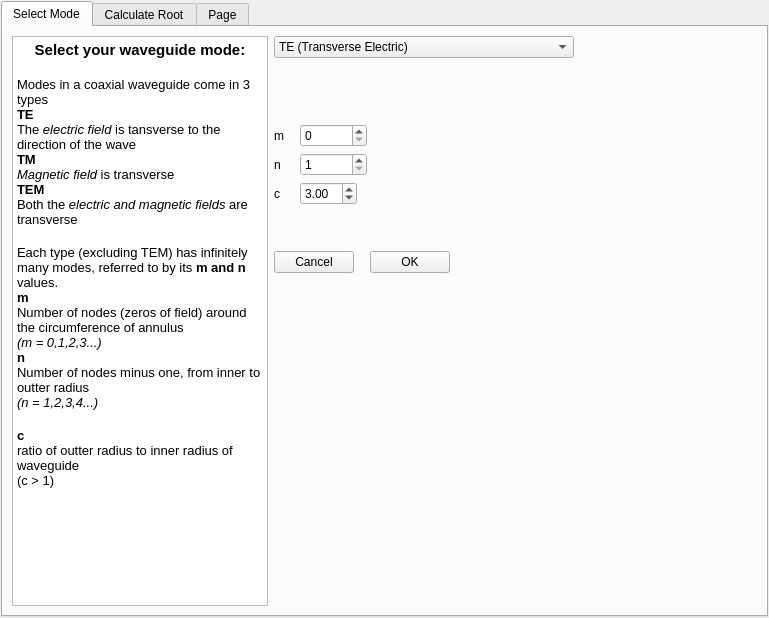
<?xml version="1.0" encoding="UTF-8"?>
<ui version="4.0">
 <class>WaveguideViewer_MainWindow</class>
 <widget class="QMainWindow" name="WaveguideViewer_MainWindow">
  <property name="geometry">
   <rect>
    <x>0</x>
    <y>0</y>
    <width>769</width>
    <height>618</height>
   </rect>
  </property>
  <property name="windowTitle">
   <string>MainWindow</string>
  </property>
  <widget class="QWidget" name="centralwidget">
   <layout class="QVBoxLayout" name="verticalLayout">
    <property name="margin">
     <number>1</number>
    </property>
    <item>
     <widget class="QTabWidget" name="tabWidget">
      <property name="currentIndex">
       <number>0</number>
      </property>
      <widget class="QWidget" name="selectMode_tab">
       <attribute name="title">
        <string>Select Mode</string>
       </attribute>
       <layout class="QHBoxLayout" name="horizontalLayout">
        <item>
         <widget class="QTextBrowser" name="textBrowser">
          <property name="sizePolicy">
           <sizepolicy hsizetype="Fixed" vsizetype="Expanding">
            <horstretch>0</horstretch>
            <verstretch>0</verstretch>
           </sizepolicy>
          </property>
          <property name="maximumSize">
           <size>
            <width>300</width>
            <height>16777215</height>
           </size>
          </property>
          <property name="html">
           <string>&lt;!DOCTYPE HTML PUBLIC &quot;-//W3C//DTD HTML 4.0//EN&quot; &quot;http://www.w3.org/TR/REC-html40/strict.dtd&quot;&gt;
&lt;html&gt;&lt;head&gt;&lt;meta name=&quot;qrichtext&quot; content=&quot;1&quot; /&gt;&lt;style type=&quot;text/css&quot;&gt;
p, li { white-space: pre-wrap; }
&lt;/style&gt;&lt;/head&gt;&lt;body style=&quot; font-family:'Ubuntu'; font-size:11pt; font-weight:400; font-style:normal;&quot;&gt;
&lt;p align=&quot;center&quot; style=&quot; margin-top:0px; margin-bottom:0px; margin-left:0px; margin-right:0px; -qt-block-indent:0; text-indent:0px;&quot;&gt;&lt;span style=&quot; font-weight:600;&quot;&gt;Select your waveguide mode:&lt;/span&gt;&lt;/p&gt;
&lt;p style=&quot;-qt-paragraph-type:empty; margin-top:0px; margin-bottom:0px; margin-left:0px; margin-right:0px; -qt-block-indent:0; text-indent:0px;&quot;&gt;&lt;br /&gt;&lt;/p&gt;
&lt;p style=&quot; margin-top:0px; margin-bottom:0px; margin-left:0px; margin-right:0px; -qt-block-indent:0; text-indent:0px;&quot;&gt;&lt;span style=&quot; font-size:10pt;&quot;&gt;Modes in a coaxial waveguide come in 3 types&lt;/span&gt;&lt;/p&gt;
&lt;p style=&quot; margin-top:0px; margin-bottom:0px; margin-left:0px; margin-right:0px; -qt-block-indent:0; text-indent:0px;&quot;&gt;&lt;span style=&quot; font-size:10pt; font-weight:600;&quot;&gt;TE&lt;/span&gt;&lt;/p&gt;
&lt;p style=&quot; margin-top:0px; margin-bottom:0px; margin-left:0px; margin-right:0px; -qt-block-indent:0; text-indent:0px;&quot;&gt;&lt;span style=&quot; font-size:10pt;&quot;&gt;The &lt;/span&gt;&lt;span style=&quot; font-size:10pt; font-style:italic;&quot;&gt;electric field&lt;/span&gt;&lt;span style=&quot; font-size:10pt;&quot;&gt; is tansverse to the direction of the wave&lt;/span&gt;&lt;/p&gt;
&lt;p style=&quot; margin-top:0px; margin-bottom:0px; margin-left:0px; margin-right:0px; -qt-block-indent:0; text-indent:0px;&quot;&gt;&lt;span style=&quot; font-size:10pt; font-weight:600;&quot;&gt;TM&lt;/span&gt;&lt;/p&gt;
&lt;p style=&quot; margin-top:0px; margin-bottom:0px; margin-left:0px; margin-right:0px; -qt-block-indent:0; text-indent:0px;&quot;&gt;&lt;span style=&quot; font-size:10pt; font-style:italic;&quot;&gt;Magnetic field&lt;/span&gt;&lt;span style=&quot; font-size:10pt;&quot;&gt; is transverse&lt;/span&gt;&lt;/p&gt;
&lt;p style=&quot; margin-top:0px; margin-bottom:0px; margin-left:0px; margin-right:0px; -qt-block-indent:0; text-indent:0px;&quot;&gt;&lt;span style=&quot; font-size:10pt; font-weight:600;&quot;&gt;TEM&lt;/span&gt;&lt;/p&gt;
&lt;p style=&quot; margin-top:0px; margin-bottom:0px; margin-left:0px; margin-right:0px; -qt-block-indent:0; text-indent:0px;&quot;&gt;&lt;span style=&quot; font-size:10pt;&quot;&gt;Both the &lt;/span&gt;&lt;span style=&quot; font-size:10pt; font-style:italic;&quot;&gt;electric and magnetic fields&lt;/span&gt;&lt;span style=&quot; font-size:10pt;&quot;&gt; are transverse&lt;/span&gt;&lt;/p&gt;
&lt;p style=&quot;-qt-paragraph-type:empty; margin-top:0px; margin-bottom:0px; margin-left:0px; margin-right:0px; -qt-block-indent:0; text-indent:0px;&quot;&gt;&lt;br /&gt;&lt;/p&gt;
&lt;p style=&quot; margin-top:0px; margin-bottom:0px; margin-left:0px; margin-right:0px; -qt-block-indent:0; text-indent:0px;&quot;&gt;&lt;span style=&quot; font-size:10pt;&quot;&gt;Each type (excluding TEM) has infinitely many modes, referred to by its &lt;/span&gt;&lt;span style=&quot; font-size:10pt; font-weight:600;&quot;&gt;m and n&lt;/span&gt;&lt;span style=&quot; font-size:10pt;&quot;&gt; values.&lt;/span&gt;&lt;/p&gt;
&lt;p style=&quot; margin-top:0px; margin-bottom:0px; margin-left:0px; margin-right:0px; -qt-block-indent:0; text-indent:0px;&quot;&gt;&lt;span style=&quot; font-size:10pt; font-weight:600;&quot;&gt;m&lt;/span&gt;&lt;/p&gt;
&lt;p style=&quot; margin-top:0px; margin-bottom:0px; margin-left:0px; margin-right:0px; -qt-block-indent:0; text-indent:0px;&quot;&gt;&lt;span style=&quot; font-size:10pt;&quot;&gt;Number of nodes (zeros of field) around the circumference of annulus &lt;/span&gt;&lt;/p&gt;
&lt;p style=&quot; margin-top:0px; margin-bottom:0px; margin-left:0px; margin-right:0px; -qt-block-indent:0; text-indent:0px;&quot;&gt;&lt;span style=&quot; font-size:10pt; font-style:italic;&quot;&gt;(m = 0,1,2,3...)&lt;/span&gt;&lt;/p&gt;
&lt;p style=&quot; margin-top:0px; margin-bottom:0px; margin-left:0px; margin-right:0px; -qt-block-indent:0; text-indent:0px;&quot;&gt;&lt;span style=&quot; font-size:10pt; font-weight:600;&quot;&gt;n&lt;/span&gt;&lt;span style=&quot; font-size:10pt;&quot;&gt; &lt;/span&gt;&lt;/p&gt;
&lt;p style=&quot; margin-top:0px; margin-bottom:0px; margin-left:0px; margin-right:0px; -qt-block-indent:0; text-indent:0px;&quot;&gt;&lt;span style=&quot; font-size:10pt;&quot;&gt;Number of nodes minus one, from inner to outter radius &lt;/span&gt;&lt;/p&gt;
&lt;p style=&quot; margin-top:0px; margin-bottom:0px; margin-left:0px; margin-right:0px; -qt-block-indent:0; text-indent:0px;&quot;&gt;&lt;span style=&quot; font-size:10pt; font-style:italic;&quot;&gt;(n = 1,2,3,4...)&lt;/span&gt;&lt;/p&gt;
&lt;p style=&quot;-qt-paragraph-type:empty; margin-top:0px; margin-bottom:0px; margin-left:0px; margin-right:0px; -qt-block-indent:0; text-indent:0px;&quot;&gt;&lt;br /&gt;&lt;/p&gt;
&lt;p style=&quot; margin-top:0px; margin-bottom:0px; margin-left:0px; margin-right:0px; -qt-block-indent:0; text-indent:0px;&quot;&gt;&lt;span style=&quot; font-size:10pt; font-weight:600;&quot;&gt;c&lt;/span&gt;&lt;/p&gt;
&lt;p style=&quot; margin-top:0px; margin-bottom:0px; margin-left:0px; margin-right:0px; -qt-block-indent:0; text-indent:0px;&quot;&gt;&lt;span style=&quot; font-size:10pt;&quot;&gt;ratio of outter radius to inner radius of waveguide&lt;/span&gt;&lt;/p&gt;
&lt;p style=&quot; margin-top:0px; margin-bottom:0px; margin-left:0px; margin-right:0px; -qt-block-indent:0; text-indent:0px;&quot;&gt;&lt;span style=&quot; font-size:10pt;&quot;&gt;(c &amp;gt; 1)&lt;/span&gt;&lt;/p&gt;
&lt;p style=&quot;-qt-paragraph-type:empty; margin-top:0px; margin-bottom:0px; margin-left:0px; margin-right:0px; -qt-block-indent:0; text-indent:0px; font-size:10pt;&quot;&gt;&lt;br /&gt;&lt;/p&gt;
&lt;p style=&quot;-qt-paragraph-type:empty; margin-top:0px; margin-bottom:0px; margin-left:0px; margin-right:0px; -qt-block-indent:0; text-indent:0px; font-size:10pt;&quot;&gt;&lt;br /&gt;&lt;/p&gt;&lt;/body&gt;&lt;/html&gt;</string>
          </property>
         </widget>
        </item>
        <item>
         <layout class="QVBoxLayout" name="verticalLayout_3">
          <item>
           <widget class="QComboBox" name="mode_comboBox">
            <property name="maximumSize">
             <size>
              <width>300</width>
              <height>16777215</height>
             </size>
            </property>
            <item>
             <property name="text">
              <string>TE (Transverse Electric)</string>
             </property>
            </item>
            <item>
             <property name="text">
              <string>TM (Transverse Magnetic)</string>
             </property>
            </item>
            <item>
             <property name="text">
              <string>TEM (Transverse Electric-Magnetic)</string>
             </property>
            </item>
           </widget>
          </item>
          <item>
           <spacer name="verticalSpacer_2">
            <property name="orientation">
             <enum>Qt::Vertical</enum>
            </property>
            <property name="sizeType">
             <enum>QSizePolicy::Fixed</enum>
            </property>
            <property name="sizeHint" stdset="0">
             <size>
              <width>20</width>
              <height>60</height>
             </size>
            </property>
           </spacer>
          </item>
          <item>
           <layout class="QHBoxLayout" name="horizontalLayout_2">
            <item>
             <widget class="QLabel" name="label">
              <property name="sizePolicy">
               <sizepolicy hsizetype="Fixed" vsizetype="Preferred">
                <horstretch>0</horstretch>
                <verstretch>0</verstretch>
               </sizepolicy>
              </property>
              <property name="minimumSize">
               <size>
                <width>20</width>
                <height>0</height>
               </size>
              </property>
              <property name="text">
               <string>m</string>
              </property>
             </widget>
            </item>
            <item>
             <widget class="QSpinBox" name="m_spinBox">
              <property name="minimumSize">
               <size>
                <width>67</width>
                <height>0</height>
               </size>
              </property>
              <property name="maximum">
               <number>100</number>
              </property>
             </widget>
            </item>
            <item>
             <spacer name="horizontalSpacer">
              <property name="orientation">
               <enum>Qt::Horizontal</enum>
              </property>
              <property name="sizeHint" stdset="0">
               <size>
                <width>40</width>
                <height>20</height>
               </size>
              </property>
             </spacer>
            </item>
           </layout>
          </item>
          <item>
           <layout class="QHBoxLayout" name="horizontalLayout_3">
            <item>
             <widget class="QLabel" name="label_2">
              <property name="sizePolicy">
               <sizepolicy hsizetype="Fixed" vsizetype="Preferred">
                <horstretch>0</horstretch>
                <verstretch>0</verstretch>
               </sizepolicy>
              </property>
              <property name="minimumSize">
               <size>
                <width>20</width>
                <height>0</height>
               </size>
              </property>
              <property name="text">
               <string>n</string>
              </property>
             </widget>
            </item>
            <item>
             <widget class="QSpinBox" name="n_spinBox">
              <property name="sizePolicy">
               <sizepolicy hsizetype="Minimum" vsizetype="Fixed">
                <horstretch>0</horstretch>
                <verstretch>0</verstretch>
               </sizepolicy>
              </property>
              <property name="minimumSize">
               <size>
                <width>67</width>
                <height>0</height>
               </size>
              </property>
              <property name="minimum">
               <number>1</number>
              </property>
              <property name="maximum">
               <number>100</number>
              </property>
             </widget>
            </item>
            <item>
             <spacer name="horizontalSpacer_3">
              <property name="orientation">
               <enum>Qt::Horizontal</enum>
              </property>
              <property name="sizeHint" stdset="0">
               <size>
                <width>40</width>
                <height>20</height>
               </size>
              </property>
             </spacer>
            </item>
           </layout>
          </item>
          <item>
           <layout class="QHBoxLayout" name="horizontalLayout_4">
            <item>
             <widget class="QLabel" name="label_3">
              <property name="sizePolicy">
               <sizepolicy hsizetype="Fixed" vsizetype="Preferred">
                <horstretch>0</horstretch>
                <verstretch>0</verstretch>
               </sizepolicy>
              </property>
              <property name="minimumSize">
               <size>
                <width>20</width>
                <height>0</height>
               </size>
              </property>
              <property name="text">
               <string>c</string>
              </property>
             </widget>
            </item>
            <item>
             <widget class="QDoubleSpinBox" name="c_doubleSpinBox">
              <property name="sizePolicy">
               <sizepolicy hsizetype="Fixed" vsizetype="Fixed">
                <horstretch>0</horstretch>
                <verstretch>0</verstretch>
               </sizepolicy>
              </property>
              <property name="minimumSize">
               <size>
                <width>50</width>
                <height>0</height>
               </size>
              </property>
              <property name="minimum">
               <double>1.010000000000000</double>
              </property>
              <property name="maximum">
               <double>10.000000000000000</double>
              </property>
              <property name="singleStep">
               <double>0.100000000000000</double>
              </property>
              <property name="value">
               <double>3.000000000000000</double>
              </property>
             </widget>
            </item>
            <item>
             <spacer name="horizontalSpacer_2">
              <property name="orientation">
               <enum>Qt::Horizontal</enum>
              </property>
              <property name="sizeHint" stdset="0">
               <size>
                <width>40</width>
                <height>20</height>
               </size>
              </property>
             </spacer>
            </item>
           </layout>
          </item>
          <item>
           <spacer name="verticalSpacer_3">
            <property name="orientation">
             <enum>Qt::Vertical</enum>
            </property>
            <property name="sizeType">
             <enum>QSizePolicy::Fixed</enum>
            </property>
            <property name="sizeHint" stdset="0">
             <size>
              <width>20</width>
              <height>40</height>
             </size>
            </property>
           </spacer>
          </item>
          <item>
           <layout class="QHBoxLayout" name="horizontalLayout_7">
            <item>
             <widget class="QPushButton" name="mode_CancelButton">
              <property name="sizePolicy">
               <sizepolicy hsizetype="Fixed" vsizetype="Fixed">
                <horstretch>0</horstretch>
                <verstretch>0</verstretch>
               </sizepolicy>
              </property>
              <property name="minimumSize">
               <size>
                <width>50</width>
                <height>0</height>
               </size>
              </property>
              <property name="text">
               <string>Cancel</string>
              </property>
             </widget>
            </item>
            <item>
             <spacer name="horizontalSpacer_5">
              <property name="orientation">
               <enum>Qt::Horizontal</enum>
              </property>
              <property name="sizeType">
               <enum>QSizePolicy::Fixed</enum>
              </property>
              <property name="sizeHint" stdset="0">
               <size>
                <width>10</width>
                <height>20</height>
               </size>
              </property>
             </spacer>
            </item>
            <item>
             <widget class="QPushButton" name="mode_OKButton">
              <property name="sizePolicy">
               <sizepolicy hsizetype="Fixed" vsizetype="Fixed">
                <horstretch>0</horstretch>
                <verstretch>0</verstretch>
               </sizepolicy>
              </property>
              <property name="minimumSize">
               <size>
                <width>50</width>
                <height>0</height>
               </size>
              </property>
              <property name="text">
               <string>OK</string>
              </property>
             </widget>
            </item>
            <item>
             <spacer name="horizontalSpacer_4">
              <property name="orientation">
               <enum>Qt::Horizontal</enum>
              </property>
              <property name="sizeHint" stdset="0">
               <size>
                <width>40</width>
                <height>20</height>
               </size>
              </property>
             </spacer>
            </item>
           </layout>
          </item>
          <item>
           <spacer name="verticalSpacer">
            <property name="orientation">
             <enum>Qt::Vertical</enum>
            </property>
            <property name="sizeHint" stdset="0">
             <size>
              <width>20</width>
              <height>40</height>
             </size>
            </property>
           </spacer>
          </item>
         </layout>
        </item>
       </layout>
      </widget>
      <widget class="QWidget" name="tab_2">
       <attribute name="title">
        <string>Calculate Root</string>
       </attribute>
       <layout class="QHBoxLayout" name="horizontalLayout_5">
        <item>
         <widget class="QTextBrowser" name="textBrowser_2">
          <property name="sizePolicy">
           <sizepolicy hsizetype="Fixed" vsizetype="Expanding">
            <horstretch>0</horstretch>
            <verstretch>0</verstretch>
           </sizepolicy>
          </property>
          <property name="minimumSize">
           <size>
            <width>200</width>
            <height>0</height>
           </size>
          </property>
          <property name="html">
           <string>&lt;!DOCTYPE HTML PUBLIC &quot;-//W3C//DTD HTML 4.0//EN&quot; &quot;http://www.w3.org/TR/REC-html40/strict.dtd&quot;&gt;
&lt;html&gt;&lt;head&gt;&lt;meta name=&quot;qrichtext&quot; content=&quot;1&quot; /&gt;&lt;style type=&quot;text/css&quot;&gt;
p, li { white-space: pre-wrap; }
&lt;/style&gt;&lt;/head&gt;&lt;body style=&quot; font-family:'Ubuntu'; font-size:11pt; font-weight:400; font-style:normal;&quot;&gt;
&lt;p align=&quot;center&quot; style=&quot; margin-top:0px; margin-bottom:0px; margin-left:0px; margin-right:0px; -qt-block-indent:0; text-indent:0px;&quot;&gt;&lt;span style=&quot; font-weight:600;&quot;&gt;Calculate Waveguide Root&lt;/span&gt;&lt;/p&gt;
&lt;p style=&quot;-qt-paragraph-type:empty; margin-top:0px; margin-bottom:0px; margin-left:0px; margin-right:0px; -qt-block-indent:0; text-indent:0px; font-weight:600;&quot;&gt;&lt;br /&gt;&lt;/p&gt;
&lt;p style=&quot; margin-top:0px; margin-bottom:0px; margin-left:0px; margin-right:0px; -qt-block-indent:0; text-indent:0px;&quot;&gt;&lt;span style=&quot; font-size:10pt;&quot;&gt;The tangential part of the electric field is required to be zero at a perfectly conducting metallic boundary. For given  values of &lt;/span&gt;&lt;span style=&quot; font-size:10pt; font-weight:600;&quot;&gt;c&lt;/span&gt;&lt;span style=&quot; font-size:10pt;&quot;&gt; and &lt;/span&gt;&lt;span style=&quot; font-size:10pt; font-weight:600;&quot;&gt;n&lt;/span&gt;&lt;span style=&quot; font-size:10pt;&quot;&gt;, a unique root (reffered to by the Greek letter &lt;/span&gt;&lt;span style=&quot; font-size:10pt; font-style:italic;&quot;&gt;chi&lt;/span&gt;&lt;span style=&quot; font-size:10pt;&quot;&gt;) is needed to ensure the zero boundary condition.&lt;/span&gt;&lt;/p&gt;
&lt;p style=&quot;-qt-paragraph-type:empty; margin-top:0px; margin-bottom:0px; margin-left:0px; margin-right:0px; -qt-block-indent:0; text-indent:0px; font-size:10pt;&quot;&gt;&lt;br /&gt;&lt;/p&gt;
&lt;p style=&quot; margin-top:0px; margin-bottom:0px; margin-left:0px; margin-right:0px; -qt-block-indent:0; text-indent:0px;&quot;&gt;&lt;span style=&quot; font-size:10pt;&quot;&gt;For a given value of &lt;/span&gt;&lt;span style=&quot; font-size:10pt; font-weight:600;&quot;&gt;n&lt;/span&gt;&lt;span style=&quot; font-size:10pt;&quot;&gt;, &lt;/span&gt;&lt;span style=&quot; font-size:10pt; font-style:italic;&quot;&gt;chi&lt;/span&gt;&lt;span style=&quot; font-size:10pt;&quot;&gt; should be the n&lt;/span&gt;&lt;span style=&quot; font-size:10pt; vertical-align:super;&quot;&gt;th&lt;/span&gt;&lt;span style=&quot; font-size:10pt;&quot;&gt; root of the graph. &lt;/span&gt;&lt;/p&gt;
&lt;p style=&quot; margin-top:0px; margin-bottom:0px; margin-left:0px; margin-right:0px; -qt-block-indent:0; text-indent:0px;&quot;&gt;&lt;span style=&quot; font-size:10pt;&quot;&gt;Click and drag the root of the graph to correct it, then click &amp;quot;recalculate root&amp;quot;&lt;/span&gt;&lt;/p&gt;&lt;/body&gt;&lt;/html&gt;</string>
          </property>
         </widget>
        </item>
        <item>
         <layout class="QVBoxLayout" name="verticalLayout_4">
          <item>
           <layout class="QHBoxLayout" name="horizontalLayout_9">
            <item>
             <widget class="QSlider" name="verticalSlider">
              <property name="maximum">
               <number>100</number>
              </property>
              <property name="sliderPosition">
               <number>50</number>
              </property>
              <property name="orientation">
               <enum>Qt::Vertical</enum>
              </property>
              <property name="invertedAppearance">
               <bool>false</bool>
              </property>
             </widget>
            </item>
            <item>
             <widget class="MplWidget" name="mpl_rootFinder" native="true">
              <property name="minimumSize">
               <size>
                <width>500</width>
                <height>500</height>
               </size>
              </property>
             </widget>
            </item>
           </layout>
          </item>
          <item>
           <layout class="QHBoxLayout" name="horizontalLayout_6">
            <item>
             <widget class="QPushButton" name="pushButton_3">
              <property name="text">
               <string>Less X-Axis Points</string>
              </property>
             </widget>
            </item>
            <item>
             <widget class="QPushButton" name="pushButton_2">
              <property name="text">
               <string>More X-Axis points</string>
              </property>
             </widget>
            </item>
            <item>
             <spacer name="horizontalSpacer_6">
              <property name="orientation">
               <enum>Qt::Horizontal</enum>
              </property>
              <property name="sizeHint" stdset="0">
               <size>
                <width>40</width>
                <height>20</height>
               </size>
              </property>
             </spacer>
            </item>
            <item>
             <widget class="QPushButton" name="recalculateRoot_pushButton">
              <property name="text">
               <string>Recalculate Root</string>
              </property>
             </widget>
            </item>
           </layout>
          </item>
         </layout>
        </item>
       </layout>
      </widget>
      <widget class="QWidget" name="tab">
       <attribute name="title">
        <string>Page</string>
       </attribute>
      </widget>
     </widget>
    </item>
   </layout>
  </widget>
  <widget class="QMenuBar" name="menubar">
   <property name="geometry">
    <rect>
     <x>0</x>
     <y>0</y>
     <width>769</width>
     <height>25</height>
    </rect>
   </property>
  </widget>
 </widget>
 <customwidgets>
  <customwidget>
   <class>MplWidget</class>
   <extends>QWidget</extends>
   <header>mplwidget</header>
   <container>1</container>
  </customwidget>
 </customwidgets>
 <resources/>
 <connections/>
</ui>
